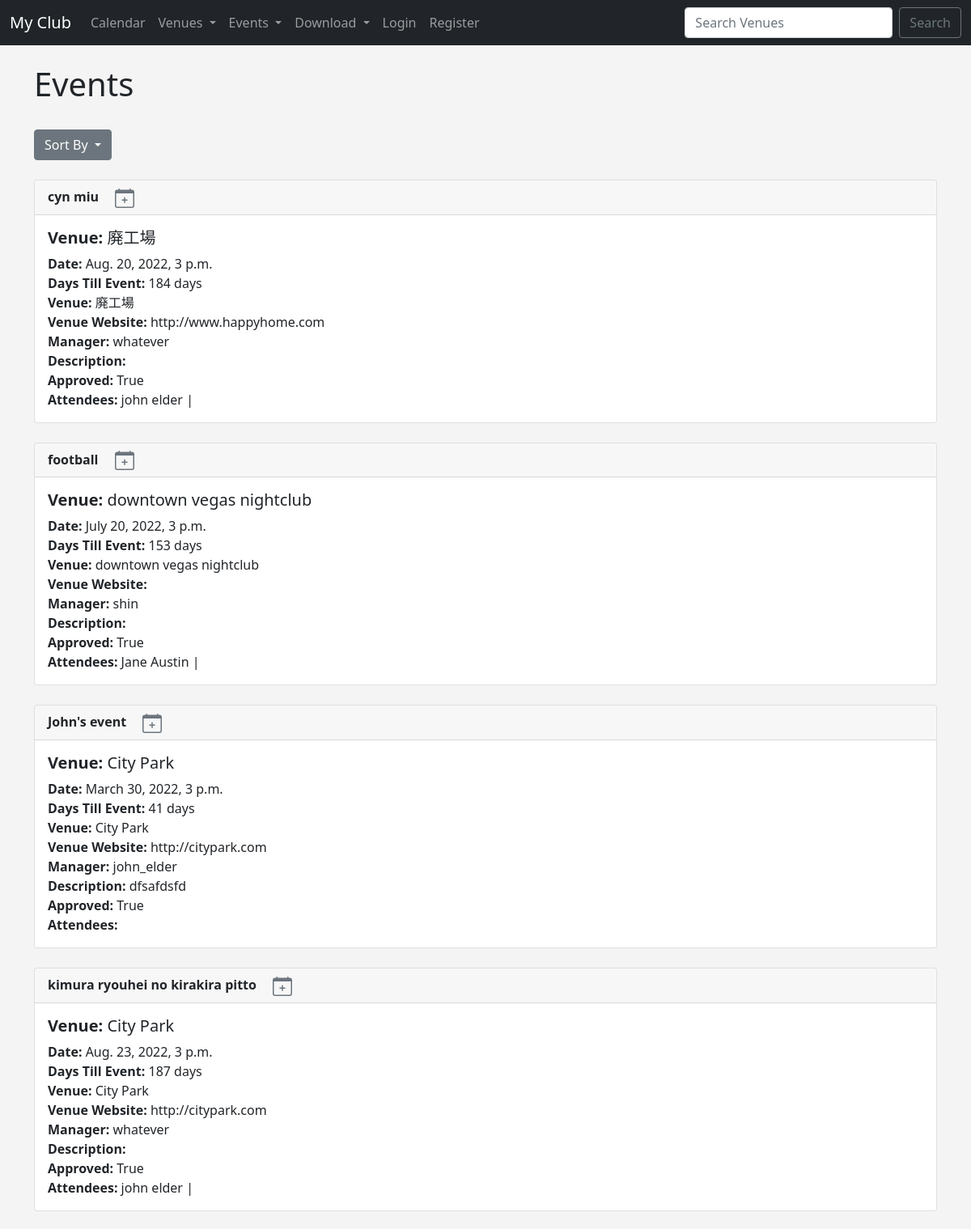
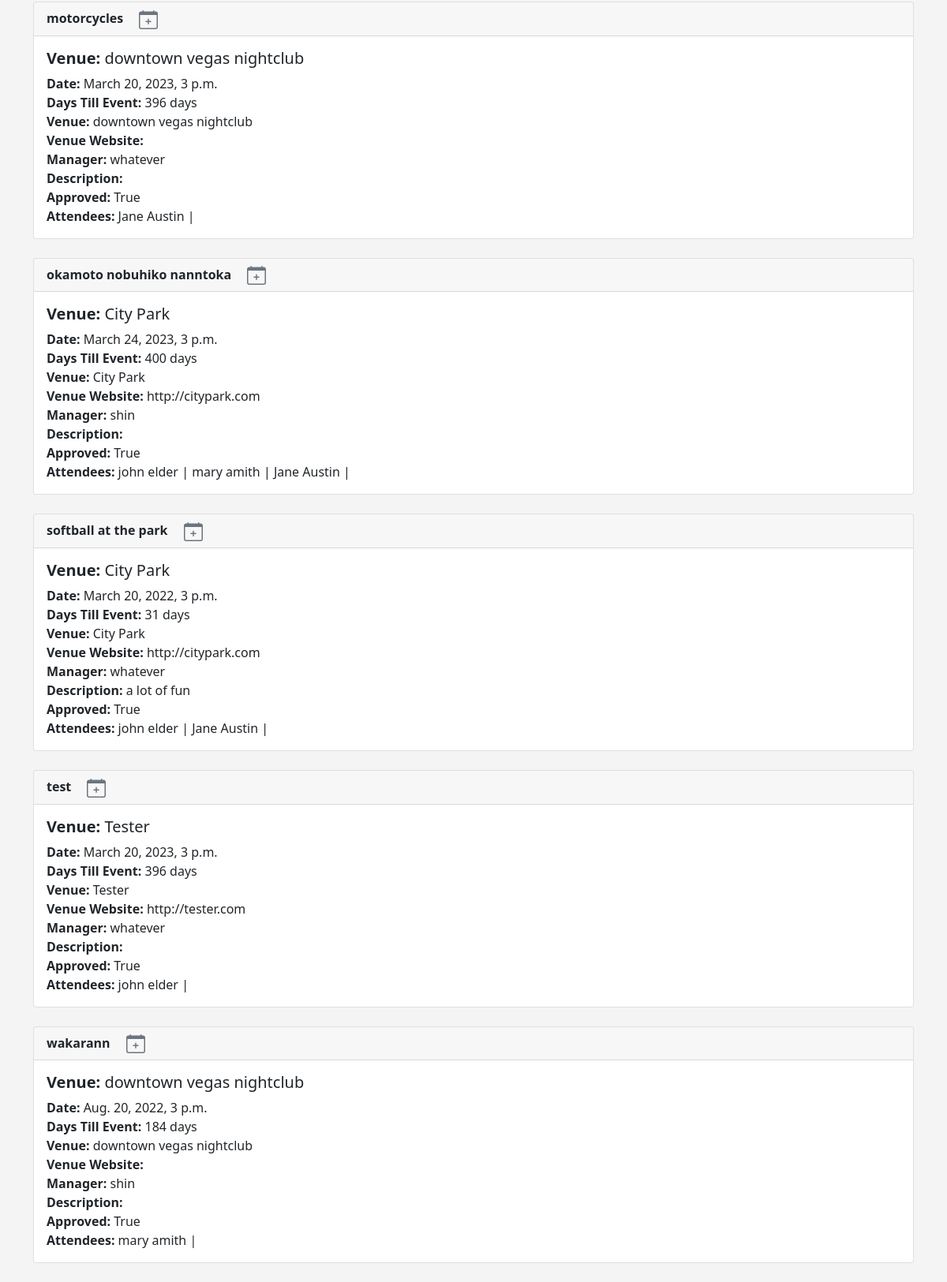
The app's page /events with its own data (2 pictures, top to bottom).
### events/models.py (models this page shows, shortened)
class Event(models.Model):
	name = models.CharField('Event Name', max_length=120)
	event_date = models.DateTimeField('Events Date')
	venue = models.ForeignKey(Venue, blank=True, null=True, on_delete=models.CASCADE)
	manager = models.ForeignKey(User, blank=True, null=True, on_delete=models.SET_NULL)
	description = models.CharField(blank=True, max_length=120)
	attendees = models.ManyToManyField(MyClubUser, blank=True)
	approved = models.BooleanField("Approved", default=False)
	def __str__(self):
		return self.name
	@property
	def Days_till(self):
		today = date.today()
		days_till = self.event_date.date() - today
		days_till_stripped = str(days_till).split(',', 1)[0]
		return days_till_stripped

class Venue(models.Model):
	name = models.CharField('Venue name', max_length=120)
	address = models.CharField(max_length=300)
	zip_code = models.CharField('Zip Code', max_length=120)
	phone = models.CharField('Contact Phone', max_length=25, blank=True)
	web =  models.URLField('Website Address', blank=True)
	email_address = models.EmailField('Email Address', blank=True)
	owner = models.IntegerField("Venue Owner", blank=False, default=1)
	venue_image = models.ImageField(null=True, blank=True, upload_to="images/")
	def __str__(self):
		return self.name

class MyClubUser(models.Model):
	first_name = models.CharField(max_length=30)
	last_name = models.CharField(max_length=30)
	email = models.EmailField('User Email')
	def __str__(self):
		return self.first_name + ' ' + self.last_name

### events/views.py (the view)
# urls.py: path('events', views.all_events, name="list-events"),
def all_events(request):
	order = 'name'
	if 'order' in request.GET:
		order = request.GET.get('order')
	date_now = datetime.now
	event_list = Event.objects.all().order_by(Lower(order))
	return render(request, 'events/event_list.html',
		{'event_list': event_list,
		'order': order,
		'date_now': date_now
		})

### events/templates/events/event_list.html (shortened to what this page needs)
{% extends 'events/base.html' %}
{% block content %}
<h1>Events</h1>
<br/>
<form class="btn-group">
  <button class="btn btn-secondary btn dropdown-toggle" type="button" data-bs-toggle="dropdown" aria-expanded="false">
    Sort By
  </button>
</form>
<br/><br/>
{% for event in event_list %}
  {% if event.approved %}
    <div class="card">
      <div class="card-header">
        <strong>{{ event }}</strong>&emsp;
          <a href="#" class="link-secondary">
          </a>
      </div>
      <div class="card-body">
        <h5 class="card-title">
        	<strong>Venue: </strong>{{ event.venue }}
        </h5>
        <p class="card-text">
    			<strong>Date: </strong>{{ event.event_date }}<br/>
          <strong>Days Till Event: </strong>{{ event.Days_till }}<br/>
    			<strong>Venue: </strong>{{ event.venue }}<br/>
    			<strong>Venue Website: </strong>{{ event.venue.web }}<br/>
    			<strong>Manager: </strong>{{ event.manager }}<br/>
    			<strong>Description: </strong>{{ event.description }}<br/>
          <strong>Approved: </strong>{{ event.approved }}<br/>
    			<strong>Attendees: </strong>{% for user in event.attendees.all %}
    			{{ user }} | {% endfor %}
        </p>
      </div>
    </div>
    <br/>
  {% endif %}
{% endfor %}
{% endblock %}

### events/templates/events/base.html (style rules this page uses)
body { background-color: #f4f4f4; }

### records on screen
Event: name "cyn miu", venue "廃工場", event_date "Aug. 20, 2022, 3 p.m.", Days_till "184 days", venue.web "http://www.happyhome.com", manager "whatever", approved "True"
MyClubUser: first_name+last_name "john elder"
Event: name "football", venue "downtown vegas nightclub", event_date "July 20, 2022, 3 p.m.", Days_till "153 days", manager "shin", approved "True"
MyClubUser: first_name+last_name "Jane Austin"
Event: name "John's event", venue "City Park", event_date "March 30, 2022, 3 p.m.", Days_till "41 days", venue.web "http://citypark.com", manager "john_elder", description "dfsafdsfd", approved "True"
Event: name "kimura ryouhei no kirakira pitto", venue "City Park", event_date "Aug. 23, 2022, 3 p.m.", Days_till "187 days", venue.web "http://citypark.com", manager "whatever", approved "True"
Event: name "motorcycles", venue "downtown vegas nightclub", event_date "March 20, 2023, 3 p.m.", Days_till "396 days", manager "whatever", approved "True"
Event: name "okamoto nobuhiko nanntoka", venue "City Park", event_date "March 24, 2023, 3 p.m.", Days_till "400 days", venue.web "http://citypark.com", manager "shin", approved "True"
MyClubUser: first_name+last_name "mary amith"
Event: name "softball at the park", venue "City Park", event_date "March 20, 2022, 3 p.m.", Days_till "31 days", venue.web "http://citypark.com", manager "whatever", description "a lot of fun", approved "True"
Event: name "test", venue "Tester", event_date "March 20, 2023, 3 p.m.", Days_till "396 days", venue.web "http://tester.com", manager "whatever", approved "True"
Event: name "wakarann", venue "downtown vegas nightclub", event_date "Aug. 20, 2022, 3 p.m.", Days_till "184 days", manager "shin", approved "True"
